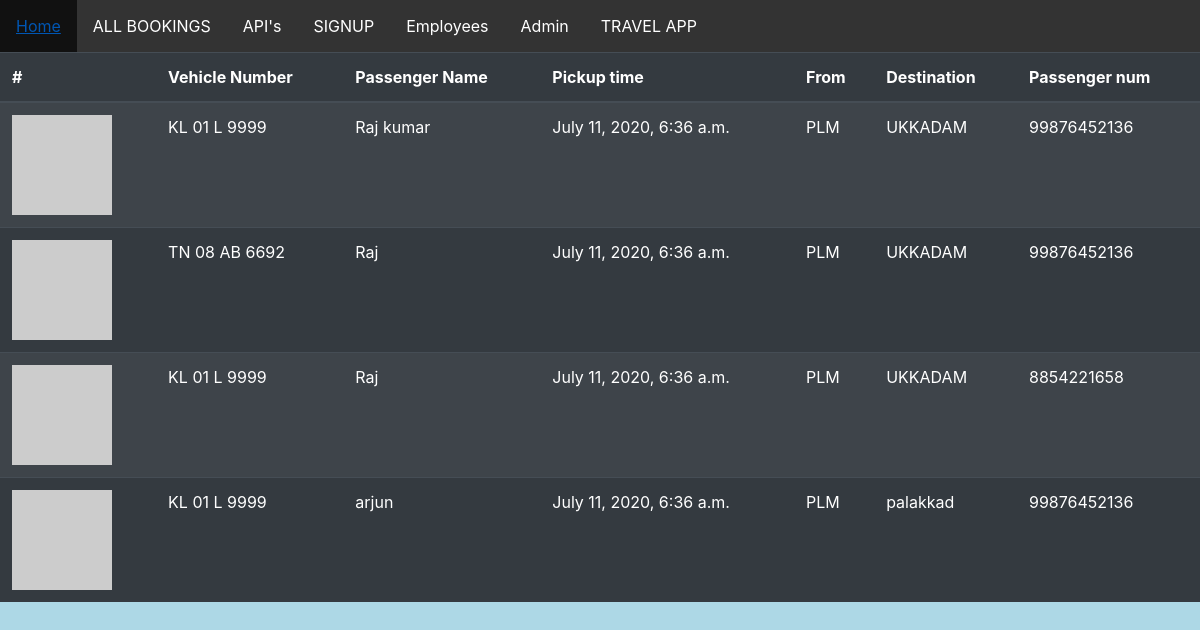
The app's page /summery/ with its own data.
### travel_app/models.py (models this page shows, shortened)
class BookTrip(models.Model):
    driver=models.ForeignKey(Employee,on_delete=models.CASCADE)
    p_name=models.CharField(max_length=250,default='')
    pickup_time = models.DateTimeField()
    p_pickup=models.CharField(max_length=250,default='')
    p_destination=models.CharField(max_length=250,default='')
    p_phone = models.CharField(max_length=15,default='')

class Employee(models.Model):
    username=models.CharField(max_length=250,default='',unique=True)
    password=models.CharField(max_length=250,default='')
    name=models.CharField(max_length=250,default='')
    carmodel=models.CharField(max_length=1000,default='')
    carnum=models.CharField(max_length=1000,default='')
    contactnum=models.CharField(max_length=1000,default='')
    location=models.CharField(max_length=1000,default='')

### travel_app/views.py (the view)
# urls.py: path('summery/',views.summery,name='summery'),
def summery(request):
        sum = BookTrip.objects.all()
        t_context={'sum':sum}
        return render(request,'travel_app/summery.html',context=t_context)

### templates/travel_app/summery.html (shortened to what this page needs)
<!DOCTYPE html>
{%load static%}
<html lang="en" dir="ltr">
  <head>
    <link rel="stylesheet" href="https://maxcdn.bootstrapcdn.com/bootstrap/4.5.0/css/bootstrap.min.css">
   </head>
   <body>
    <ul>
      <li><a class="active" href="{% url 'travel_app:index' %}">Home</a></li>
      <li><a href="{% url 'travel_app:summery' %}">ALL BOOKINGS</a></li>
      <li><a href="{% url 'travel_app:apidisp' %}">API's</a></li>
      <li><a href="{% url 'travel_app:signUp' %}">SIGNUP</a></li>
      <li><a href="{% url 'travel_app:emplist' %}">Employees</a></li>
      <li><a href="/admin/">Admin</a></li>
      <li><a href="{% url 'travel_app:index' %}">TRAVEL APP</a></li>
    </ul>
    <table class="table table-striped table-dark">
  <thead>
    <tr>
      <th scope="col">#</th>
      <th scope="col">Vehicle Number</th>
      <th scope="col">Passenger Name</th>
      <th scope="col">Pickup time</th>
      <th scope="col">From</th>
      <th scope="col">Destination</th>
      <th scope="col">Passenger num</th>
    </tr>
  </thead>
  <tbody>
    {%for s in sum %}
    <tr>
      <td><img src="https://robohash.org/{{s.driver.name}}" style="width:100px;height:100px;"></td>
      <td>{{s.driver.carnum}}</td>
      <td>{{s.p_name}}</td>
      <td>{{s.pickup_time}}</td>
      <td>{{s.p_pickup}}</td>
      <td>{{s.p_destination}}</td>
      <td>{{s.p_phone}}</td>
    </tr>
{% endfor %}
  </tbody>
</table>
  </body>
</html>

### templates/travel_app/summery.html (style rules this page uses)
* { box-sizing: border-box; }
ul { list-style-type: none; margin: 0; padding: 0; overflow: hidden; background-color: #333; }
li { float: left; }
li a { display: block; color: white; text-align: center; padding: 14px 16px; text-decoration: none; }
body { background: lightblue url("img_tree.gif") no-repeat fixed center; }

### records on screen
BookTrip: driver.carnum "KL 01 L 9999", p_name "Raj kumar", pickup_time "July 11, 2020, 6:36 a.m.", p_pickup "PLM", p_destination "UKKADAM", p_phone "99876452136"
BookTrip: driver.carnum "TN 08 AB 6692", p_name "Raj", pickup_time "July 11, 2020, 6:36 a.m.", p_pickup "PLM", p_destination "UKKADAM", p_phone "99876452136"
BookTrip: driver.carnum "KL 01 L 9999", p_name "Raj", pickup_time "July 11, 2020, 6:36 a.m.", p_pickup "PLM", p_destination "UKKADAM", p_phone "8854221658"
BookTrip: driver.carnum "KL 01 L 9999", p_name "arjun", pickup_time "July 11, 2020, 6:36 a.m.", p_pickup "PLM", p_destination "palakkad", p_phone "99876452136"
